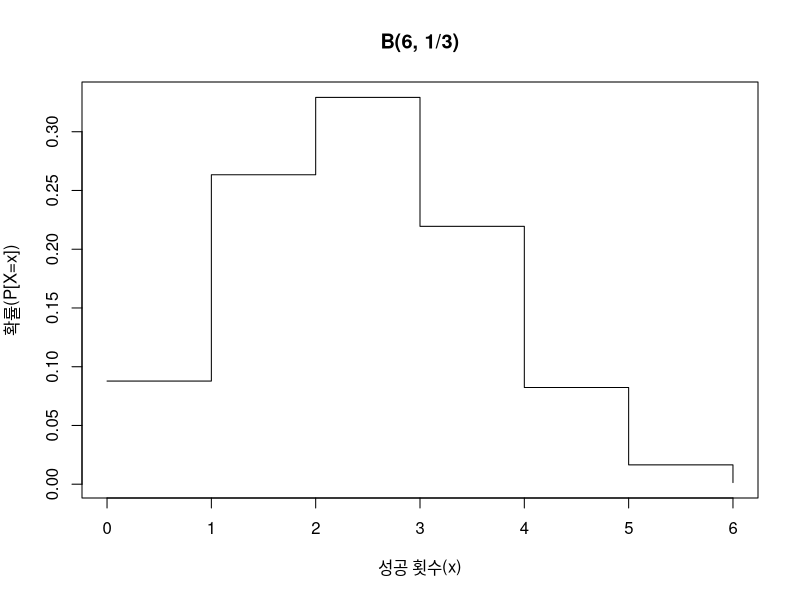
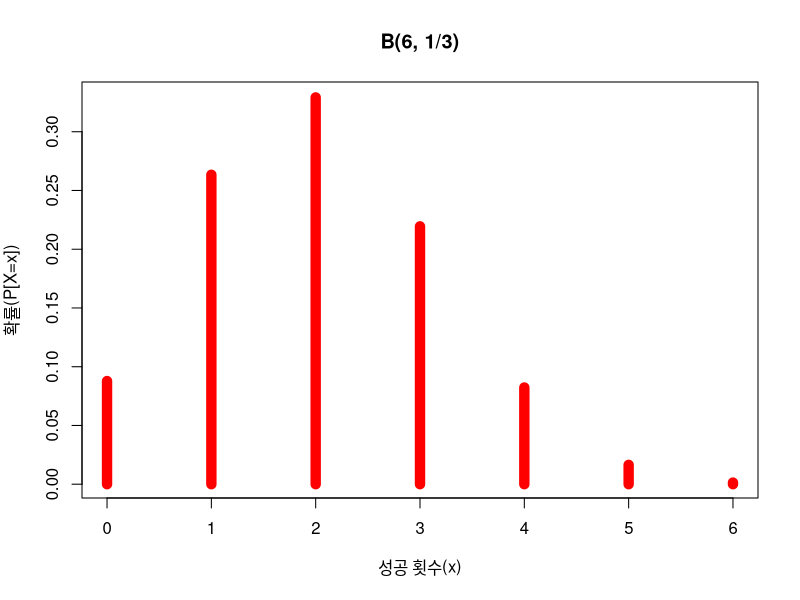
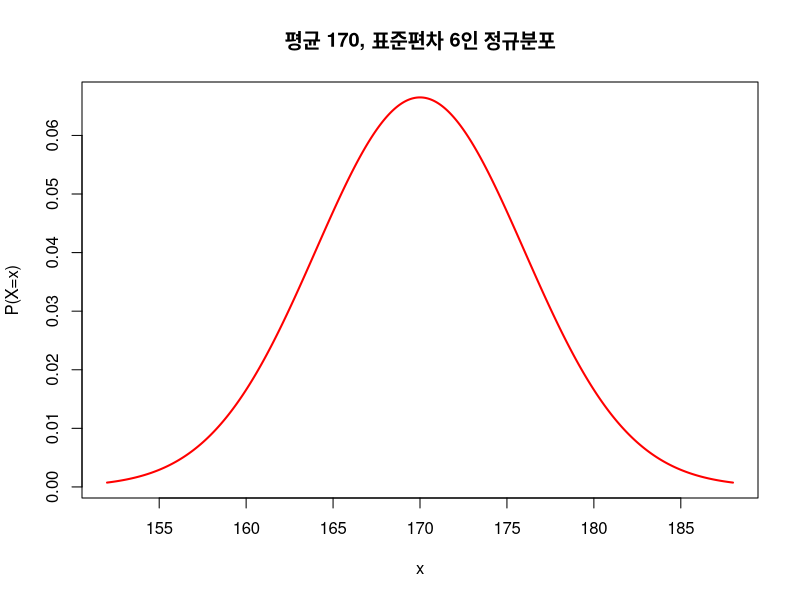
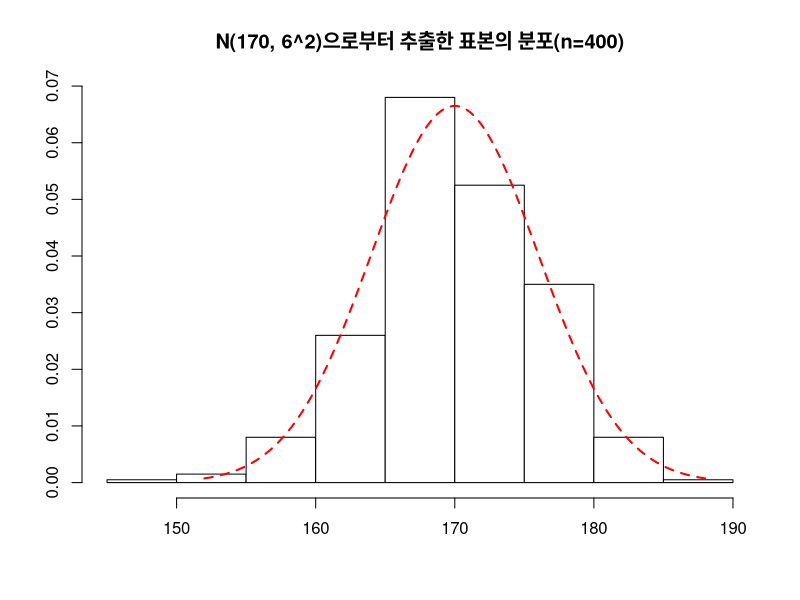
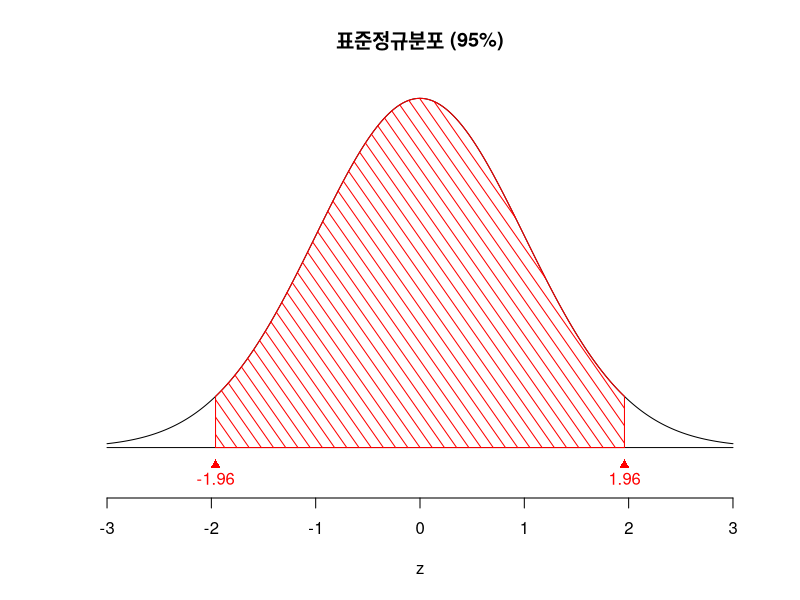

Recreate these plots in R, in order.
# 3-2. 확률 분포
# 예제 3-3. R을 이용한 이항분포 계산
n <- 6
p <- 1/3
x <- 0:n

dbinom(2, size = n, prob = p)
dbinom(4, size = n, prob = p)
px <- dbinom(x, size=n, prob=p) 
px
plot(x, px, type="s", xlab="성공 횟수(x)", ylab="확률(P[X=x])", 
     main="B(6, 1/3)")
plot(x, px, type="h", xlab="성공 횟수(x)", ylab="확률(P[X=x])", 
     main="B(6, 1/3)", lwd=10, col='red')

pbinom(2, n, p)
pbinom(4, n, p)
pbinom(4, n, p) - pbinom(2, n, p)
dbinom(3, n, p) + dbinom(4, n, p)

qbinom(0.1, n, p)
qbinom(0.5, n, p)

rbinom(10, n, p)

# 예제 3-4. R의 분포함수를 이용한 기댓값과 분산
n <- 6
p <- 1/3
x <- 0:n
px <- dbinom(x, size=n, prob=p) 

ex = sum(x * px)   # Expectation value
ex2 = sum(x^2 * px)
varx <- ex2 - ex^2     # Variance

n * p              # 이항분포의 기댓값: np
n * p * (1-p)      # 이항분포의 분산: np(1-p)

# 예제 3-5. R을 이용한 정규분포 계산
options(digits=3)
mu <- 170
sigma <- 6
ll <- mu - 3*sigma     # lower limit
ul <- mu + 3*sigma     # upper limit
x <- seq(ll, ul, by=0.01)
nd <- dnorm(x, mean=mu, sd=sigma)
plot(x, nd, type="l", xlab="x", ylab="P(X=x)", 
     lwd=2, col="red", main='평균 170, 표준편차 6인 정규분포')

pnorm(mu, mean=mu, sd=sigma)
pnorm(158, mean=mu, sd=sigma)
pnorm(180, mean=mu, sd=sigma) - pnorm(160, mean=mu, sd=sigma)

qnorm(0.25, mean=mu, sd=sigma)   # 1분위수
qnorm(0.75, mean=mu, sd=sigma)   # 3분위수

options(digits=5)
set.seed(5)
smp <- rnorm(400, mean=mu, sd=sigma)
c(mean(smp), sd(smp))
hist(smp, prob=T, 
     main="N(170, 6^2)으로부터 추출한 표본의 분포(n=400)", 
     xlab="", ylab="", col="white", border="black")
lines(x, nd, lty=2, lwd=2, col="red")

# 예제 3-6. 정규분포의 특징 알아보기
options(digits = 4)
mu <- 0
sigma <- 1
p0.05 <- qnorm(0.05, mean=mu, sd=sigma)
p0.025 <- qnorm(0.025, mean=mu, sd=sigma)
p0.05; p0.025

pnorm(1.645, mu, sigma) - pnorm(-1.645, mu, sigma)
pnorm(1.96, mu, sigma) - pnorm(-1.96, mu, sigma)

# 그림 3-17
z <- seq(-3, 3, by=0.001)
z.p <- dnorm(z)
plot(z, z.p, axes=F, type="l", 
     main="표준정규분포 (95%)", ylab="", ylim=c(-0.04, 0.4))
axis(1)

lines(c(-3, 3), c(0, 0))
points(-1.96, -0.02, pch=17, col="red")
text(-1.96, -0.035, "-1.96", col="red")
points(1.96, -0.02, pch=17, col="red")
text(1.96, -0.035, "1.96", col="red")

s <- seq(-1.96, 1.96, by=0.001)
s.z <- dnorm(s, mean=0, sd=1)
s <- c(-1.96, s, 1.96)
s.z <- c(0, s.z, 0)
polygon(s, s.z, col="red", density=10, angle=305)